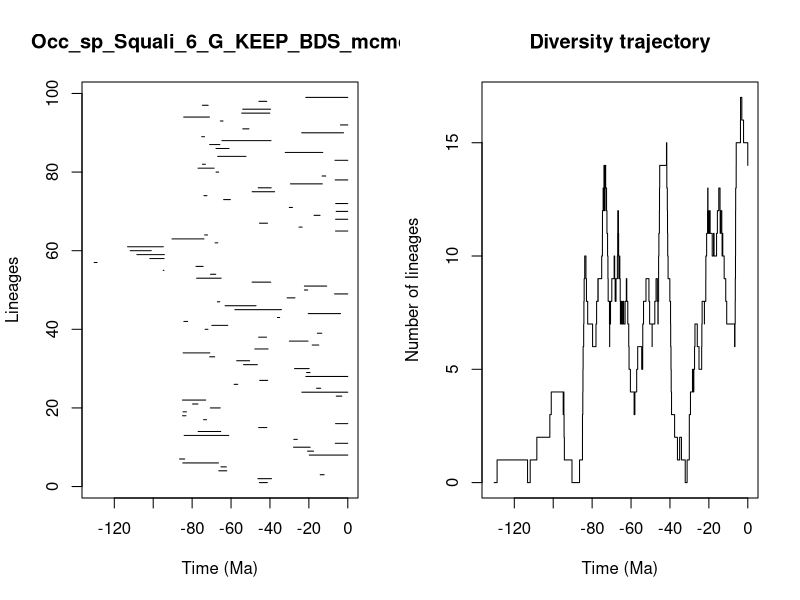

Generate this figure with R:


pdf(file='../Results/Species/5_MA_bins_EP/pyrate_mcmc_logs/Occ_sp_Squali_6_G_KEEP_BDS_mcmc_LTT.pdf',width=0.6*20, height=0.6*10)
title = "Occ_sp_Squali_6_G_KEEP_BDS_mcmc"
ts=c(45.42722550650152, 46.19476432619094,14.193228859334454,66.28613293597734,65.17185034505948,84.79432561055587,86.47248175254927,19.779701465839775,20.67350771245835,27.880259996066368,6.41572676471753,27.731081399053195,84.09783596249922,76.90230562378503,45.8335140741661,6.274369270275222,74.12799671752973,84.95254579445911,84.7122751366995,70.63630371976706,79.77353230328522,84.96844351045287,5.938253612914531,23.60374536695415,16.041173741007263,58.425143626677695,45.261925675285234,21.544393377429323,21.147097979513532,27.35818051973192,53.585304808970804,57.09806225466422,70.96936348042038,84.63570355008551,47.7851247384481,18.28062309496528,30.053005050424634,45.83086881313693,15.624518768285444,73.3273569704674,69.88907247632542,84.22960096581171,36.14894677264925,20.328039815797837,58.01730799192427,63.0599086561275,67.0270583530887,31.179387658366156,6.7838491699059995,22.282485436327555,22.296700167505787,49.17090221768976,77.6981972662352,70.54268713719446,94.86722004768515,78.02351644893197,130.35108662193804,101.74006852616662,108.41774839829584,111.82297631290936,113.19359115251508,68.17322410897373,90.35541401388643,73.59766706879222,6.31598181541131,25.064740719188652,45.371489209370566,6.2601361272782645,17.325154136277046,5.9621451265606025,30.063350726160028,6.221306663321832,63.809707165076766,73.93314496038569,49.14565724000067,46.060904604321365,29.458240499304804,6.462279390537095,13.200641434880259,67.71895926486883,76.96173636455087,74.71824734150113,6.591664212049304,66.86694888828178,32.152677226885295,67.72670193523966,71.00306663175391,64.68312917948606,75.08627786257226,23.69155096671322,53.974004426172186,3.7591405676170053,65.46931199699175,84.34585726387957,54.512800869042366,54.01236890583602,74.68638105581216,45.68775149861725,21.58014487695325)
te=c(41.35080712764235, 39.18879662968105,12.139165297388939,62.18783342565341,62.42585037712404,66.46981152230973,83.81158742114015,0.0,17.586510819136063,19.343686339099676,0.0,25.955725259349478,61.181483216893795,65.29614381857036,41.60517111365153,0.0,72.58656927167861,83.17795399519221,82.92094617984783,65.56274350441667,77.03490433192873,73.03618572470053,3.0553637667144096,0.0,13.92218130733052,56.58123105549492,41.151051544937644,0.0,19.398889961620213,19.877515748870504,46.47313970884295,50.442895039843435,68.41854719586644,70.89083505007066,40.959507414345346,14.907340692868676,20.457426008793934,41.78237651640747,13.356369629390443,71.87489374181072,61.67533245047092,82.2882111941815,35.020109487669586,3.714286228970081,34.098002566450816,47.145529218335994,65.7869547318052,27.148619370044532,0.0,20.59809775073698,10.825779520840827,39.625383383479026,65.09788003069362,67.86755905069924,94.51110772134092,74.34809834912957,128.8460474031411,94.42199967847677,94.2732523786724,101.0146918137064,94.81473424273146,66.80958337333392,73.91601692079759,72.06606758044002,0.0,23.46037822888089,41.257354438546244,0.0,14.259652956617506,0.0,28.422364707327922,0.0,60.33140104900118,72.38449574264641,37.60889057642971,39.359228013436564,13.07518410183184,0.0,11.328469647145582,66.37599686768489,68.69018039872267,73.2049968632558,0.0,52.319531193363254,12.847715753771238,61.02412665865691,65.7643425356377,39.464087593182114,73.63280500269941,2.173519518320601,50.8038147897131,0.0,64.13408225764914,71.08632040161785,40.05587330775762,39.69421127586469,71.76343416322622,41.63883779319027,0.0)
div_traj=c(0, 1,0,1,2,3,4,3,4,3,2,1,0,1,2,3,4,5,6,7,8,9,10,9,8,7,6,7,8,9,8,9,10,11,12,13,12,13,14,13,12,13,14,13,12,11,10,9,8,7,6,7,8,7,8,9,10,9,8,9,8,9,10,11,12,11,10,9,10,9,8,7,8,7,8,7,8,7,8,9,8,7,6,5,4,3,4,5,6,5,6,7,8,9,8,7,6,7,8,9,8,7,8,9,10,11,12,13,14,15,14,13,12,11,10,9,8,7,6,5,4,3,2,1,2,1,0,1,2,3,4,5,4,5,6,7,6,5,6,7,8,7,8,9,10,11,12,13,12,11,12,11,12,11,10,11,10,11,12,13,12,11,12,11,10,11,10,9,8,7,6,7,8,9,10,11,12,13,14,15,16,17,16,15,14)
time_events=c(130.35108662193804, 128.8460474031411,113.19359115251508,111.82297631290936,108.41774839829584,101.74006852616662,101.0146918137064,94.86722004768515,94.81473424273146,94.51110772134092,94.42199967847677,94.2732523786724,90.35541401388643,86.47248175254927,84.96844351045287,84.95254579445911,84.79432561055587,84.7122751366995,84.63570355008551,84.34585726387957,84.22960096581171,84.09783596249922,83.81158742114015,83.17795399519221,82.92094617984783,82.2882111941815,79.77353230328522,78.02351644893197,77.6981972662352,77.03490433192873,76.96173636455087,76.90230562378503,75.08627786257226,74.71824734150113,74.68638105581216,74.34809834912957,74.12799671752973,73.93314496038569,73.91601692079759,73.63280500269941,73.59766706879222,73.3273569704674,73.2049968632558,73.03618572470053,72.58656927167861,72.38449574264641,72.06606758044002,71.87489374181072,71.76343416322622,71.08632040161785,71.00306663175391,70.96936348042038,70.89083505007066,70.63630371976706,70.54268713719446,69.88907247632542,68.69018039872267,68.41854719586644,68.17322410897373,67.86755905069924,67.72670193523966,67.71895926486883,67.0270583530887,66.86694888828178,66.80958337333392,66.46981152230973,66.37599686768489,66.28613293597734,65.7869547318052,65.7643425356377,65.56274350441667,65.46931199699175,65.29614381857036,65.17185034505948,65.09788003069362,64.68312917948606,64.13408225764914,63.809707165076766,63.0599086561275,62.42585037712404,62.18783342565341,61.67533245047092,61.181483216893795,61.02412665865691,60.33140104900118,58.425143626677695,58.01730799192427,57.09806225466422,56.58123105549492,54.512800869042366,54.01236890583602,53.974004426172186,53.585304808970804,52.319531193363254,50.8038147897131,50.442895039843435,49.17090221768976,49.14565724000067,47.7851247384481,47.145529218335994,46.47313970884295,46.19476432619094,46.060904604321365,45.8335140741661,45.83086881313693,45.68775149861725,45.42722550650152,45.371489209370566,45.261925675285234,41.78237651640747,41.63883779319027,41.60517111365153,41.35080712764235,41.257354438546244,41.151051544937644,40.959507414345346,40.05587330775762,39.69421127586469,39.625383383479026,39.464087593182114,39.359228013436564,39.18879662968105,37.60889057642971,36.14894677264925,35.020109487669586,34.098002566450816,32.152677226885295,31.179387658366156,30.063350726160028,30.053005050424634,29.458240499304804,28.422364707327922,27.880259996066368,27.731081399053195,27.35818051973192,27.148619370044532,25.955725259349478,25.064740719188652,23.69155096671322,23.60374536695415,23.46037822888089,22.296700167505787,22.282485436327555,21.58014487695325,21.544393377429323,21.147097979513532,20.67350771245835,20.59809775073698,20.457426008793934,20.328039815797837,19.877515748870504,19.779701465839775,19.398889961620213,19.343686339099676,18.28062309496528,17.586510819136063,17.325154136277046,16.041173741007263,15.624518768285444,14.907340692868676,14.259652956617506,14.193228859334454,13.92218130733052,13.356369629390443,13.200641434880259,13.07518410183184,12.847715753771238,12.139165297388939,11.328469647145582,10.825779520840827,6.7838491699059995,6.591664212049304,6.462279390537095,6.41572676471753,6.31598181541131,6.274369270275222,6.2601361272782645,6.221306663321832,5.9621451265606025,5.938253612914531,3.7591405676170053,3.714286228970081,3.0553637667144096,2.173519518320601,0.0)
                par(mfrow=c(1,2))
                L = length(ts)
                plot(ts, 1:L , xlim=c(-max(ts)-1,0), pch=20, type="n", main=title,xlab="Time (Ma)",ylab="Lineages")
                for (i in 1:L){segments(x0=-te[i],y0=i,x1=-ts[i],y1=i)}    
                t = -time_events
                plot(div_traj ~ t,type="s", main = "Diversity trajectory",xlab="Time (Ma)",ylab="Number of lineages",xlim=c(-max(ts)-1,0))
                abline(v=c(65,200,251,367,445),lty=2,col="gray")
                
